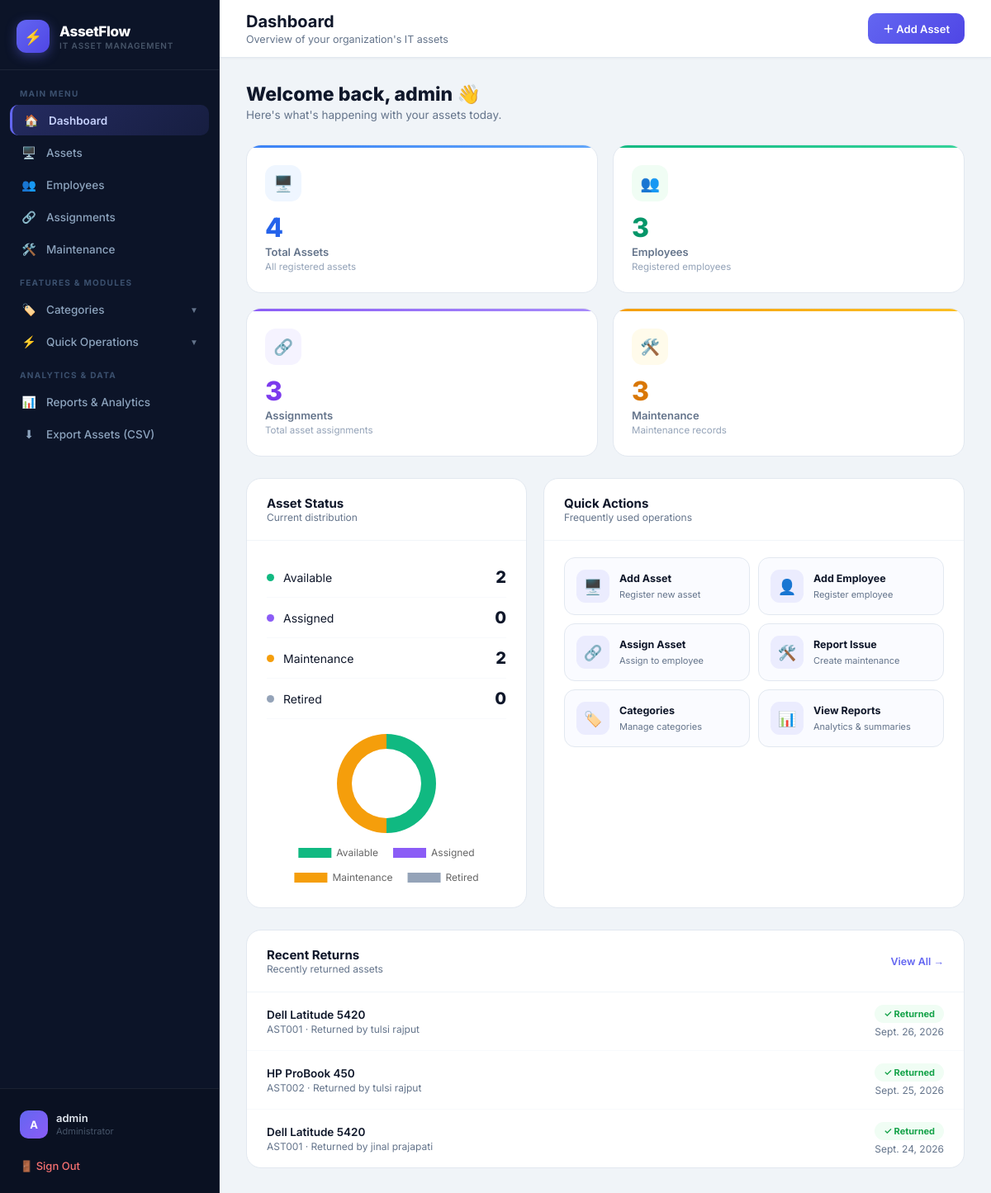
The page /dashboard/ (signed in) on the database its author committed.
### assets/models.py (models this page shows, shortened)
class Assignment(models.Model):
    asset = models.ForeignKey(Asset, on_delete=models.PROTECT)
    employee = models.ForeignKey(Employee, on_delete=models.PROTECT)
    assigned_date = models.DateField()
    returned_date = models.DateField(null=True, blank=True)
    remarks = models.TextField(blank=True)

class Asset(models.Model):
    STATUS_CHOICES = [
        ('Available', 'Available'),
        ('Assigned', 'Assigned'),
        ('Maintenance', 'Maintenance'),
        ('Retired', 'Retired'),
    ]
    asset_name = models.CharField(max_length=150)
    asset_code = models.CharField(max_length=50, unique=True)
    category = models.ForeignKey(Category, on_delete=models.PROTECT)
    brand = models.CharField(max_length=100)
    purchase_date = models.DateField()
    purchase_price = models.DecimalField(max_digits=10, decimal_places=2)
    status = models.CharField(
        max_length=20,
        choices=STATUS_CHOICES,
        default='Available'
    )

class Employee(models.Model):
    name = models.CharField(max_length=100)
    email = models.EmailField(unique=True)
    department = models.CharField(max_length=100)
    phone = models.CharField(max_length=15)
    joining_date = models.DateField()

### assets/views.py (the view)
# urls.py: path('dashboard/', views.dashboard, name='dashboard'),
@login_required(login_url='login')
def dashboard(request):
    total_assets = Asset.objects.count()
    total_employees = Employee.objects.count()
    total_assignments = Assignment.objects.count()
    total_maintenance = Maintenance.objects.count()
    available_assets = Asset.objects.filter(status='Available').count()
    assigned_assets = Asset.objects.filter(status='Assigned').count()
    maintenance_assets = Asset.objects.filter(status='Maintenance').count()
    retired_assets = Asset.objects.filter(status='Retired').count()
    recent_returns = Assignment.objects.filter(
        returned_date__isnull=False
    ).select_related('asset', 'employee').order_by('-returned_date')[:5]
    recent_assignments = Assignment.objects.filter(
        returned_date__isnull=True
    ).select_related('asset', 'employee').order_by('-id')[:5]
    return render(
        request,
        'assets/dashboard.html',
        {
            'total_assets': total_assets,
            'total_employees': total_employees,
            'total_assignments': total_assignments,
            'total_maintenance': total_maintenance,
            'available_assets': available_assets,
            'assigned_assets': assigned_assets,
            'maintenance_assets': maintenance_assets,
            'retired_assets': retired_assets,
            'recent_returns': recent_returns,
            'recent_assignments': recent_assignments,
        }
    )

### assets/templates/assets/dashboard.html (shortened to what this page needs)
{% extends "assets/base.html" %}
{% block nav_dashboard %}active{% endblock %}
{% block page_title %}Dashboard{% endblock %}
{% block page_subtitle %}Overview of your organization's IT assets{% endblock %}
{% block topbar_actions %}
    <a href="{% url 'add_asset' %}" class="btn-primary">＋ Add Asset</a>
{% endblock %}
{% block content %}
<div class="welcome-bar">
    <div>
        <h2>Welcome back, {{ request.user.first_name|default:request.user.username }} 👋</h2>
        <p>Here's what's happening with your assets today.</p>
    </div>
</div>
<div class="stats-grid">
    <div class="stat-card blue">
        <div class="stat-icon">🖥️</div>
        <div class="stat-value">{{ total_assets }}</div>
        <div class="stat-label">Total Assets</div>
        <div class="stat-sub">All registered assets</div>
    </div>
    <div class="stat-card green">
        <div class="stat-icon">👥</div>
        <div class="stat-value">{{ total_employees }}</div>
        <div class="stat-label">Employees</div>
        <div class="stat-sub">Registered employees</div>
    </div>
    <div class="stat-card purple">
        <div class="stat-icon">🔗</div>
        <div class="stat-value">{{ total_assignments }}</div>
        <div class="stat-label">Assignments</div>
        <div class="stat-sub">Total asset assignments</div>
    </div>
    <div class="stat-card amber">
        <div class="stat-icon">🛠️</div>
        <div class="stat-value">{{ total_maintenance }}</div>
        <div class="stat-label">Maintenance</div>
        <div class="stat-sub">Maintenance records</div>
    </div>
</div>
<div class="lower-grid">
    <div class="panel">
        <div class="panel-header">
            <div>
                <div class="panel-title">Asset Status</div>
                <div class="panel-sub">Current distribution</div>
            </div>
        </div>
        <div class="panel-body">
            <div class="status-row">
                <div class="status-name"><span class="status-dot dot-green"></span>Available</div>
                <div class="status-count">{{ available_assets }}</div>
            </div>
            <div class="status-row">
                <div class="status-name"><span class="status-dot dot-purple"></span>Assigned</div>
                <div class="status-count">{{ assigned_assets }}</div>
            </div>
            <div class="status-row">
                <div class="status-name"><span class="status-dot dot-amber"></span>Maintenance</div>
                <div class="status-count">{{ maintenance_assets }}</div>
            </div>
            <div class="status-row">
                <div class="status-name"><span class="status-dot dot-slate"></span>Retired</div>
                <div class="status-count">{{ retired_assets }}</div>
            </div>
            <div class="chart-wrap">
                <canvas id="assetStatusChart"></canvas>
            </div>
        </div>
    </div>
    <div class="panel">
        <div class="panel-header">
            <div>
                <div class="panel-title">Quick Actions</div>
                <div class="panel-sub">Frequently used operations</div>
            </div>
        </div>
        <div class="panel-body">
            <div class="quick-grid">
                <a href="{% url 'add_asset' %}" class="qa-card">
                    <div class="qa-icon">🖥️</div>
                    <div class="qa-text"><strong>Add Asset</strong><span>Register new asset</span></div>
                </a>
                <a href="{% url 'add_employee' %}" class="qa-card">
                    <div class="qa-icon">👤</div>
                    <div class="qa-text"><strong>Add Employee</strong><span>Register employee</span></div>
                </a>
                <a href="{% url 'add_assignment' %}" class="qa-card">
                    <div class="qa-icon">🔗</div>
                    <div class="qa-text"><strong>Assign Asset</strong><span>Assign to employee</span></div>
                </a>
                <a href="{% url 'add_maintenance' %}" class="qa-card">
                    <div class="qa-icon">🛠️</div>
                    <div class="qa-text"><strong>Report Issue</strong><span>Create maintenance</span></div>
                </a>
                <a href="{% url 'categories_list' %}" class="qa-card">
                    <div class="qa-icon">🏷️</div>
                    <div class="qa-text"><strong>Categories</strong><span>Manage categories</span></div>
                </a>
                <a href="{% url 'reports' %}" class="qa-card">
                    <div class="qa-icon">📊</div>
                    <div class="qa-text"><strong>View Reports</strong><span>Analytics &amp; summaries</span></div>
                </a>
            </div>
        </div>
    </div>
</div>
<div class="returns-panel">
    <div class="panel-header">
        <div>
            <div class="panel-title">Recent Returns</div>
            <div class="panel-sub">Recently returned assets</div>
        </div>
        <a href="{% url 'assignments_list' %}" class="panel-link">View All →</a>
    </div>
    {% if recent_returns %}
        {% for a in recent_returns %}
        <div class="return-item">
            <div>
                <div class="return-asset">{{ a.asset.asset_name }}</div>
                <div class="return-meta">{{ a.asset.asset_code }} · Returned by {{ a.employee.name }}</div>
            </div>
            <div style="text-align:right;">
                <div class="return-badge">✓ Returned</div>
                <div class="return-date">{{ a.returned_date }}</div>
            </div>
        </div>
        {% endfor %}
    {% else %}
    <div class="empty-state">
        <span class="e-icon">📦</span>
        No assets have been returned yet.
    </div>
    {% endif %}
</div>
{% endblock %}
{% block extra_js %}
<script>
    const ctx = document.getElementById('assetStatusChart');
    new Chart(ctx, {
        type: 'doughnut',
        data: {
            labels: ['Available','Assigned','Maintenance','Retired'],
            datasets: [{
                data: [
                    Number("{{ available_assets }}"),
                    Number("{{ assigned_assets }}"),
                    Number("{{ maintenance_assets }}"),
                    Number("{{ retired_assets }}")
                ],
                backgroundColor: ['#10b981','#8b5cf6','#f59e0b','#94a3b8'],
                borderWidth: 0, hoverOffset: 8
            }]
        },
        options: {
            responsive: true, maintainAspectRatio: false,
            plugins: { legend: { position: 'bottom', labels: { padding: 18, font: { family: 'Inter', size: 12 } } } },
            cutout: '70%'
        }
    });
</script>
{% endblock %}

### assets/templates/assets/base.html (shortened to what this page needs)
<!DOCTYPE html>
<html lang="en">
<head>
</head>
<body>
<aside class="sidebar" id="sidebar">
    <div class="sidebar-brand">
        <div class="sidebar-icon">⚡</div>
        <div class="sidebar-brand-text">
            <div class="name">AssetFlow</div>
            <div class="sub">IT Asset Management</div>
        </div>
    </div>
    <nav class="sidebar-nav">
        <div class="nav-label">Main Menu</div>
        <a href="{% url 'dashboard' %}" class="nav-a {% block nav_dashboard %}{% endblock %}"><span class="ico">🏠</span> <span>Dashboard</span></a>
        <a href="{% url 'assets_list' %}" class="nav-a {% block nav_assets %}{% endblock %}"><span class="ico">🖥️</span> <span>Assets</span></a>
        <a href="{% url 'employees_list' %}" class="nav-a {% block nav_employees %}{% endblock %}"><span class="ico">👥</span> <span>Employees</span></a>
        <a href="{% url 'assignments_list' %}" class="nav-a {% block nav_assignments %}{% endblock %}"><span class="ico">🔗</span> <span>Assignments</span></a>
        <a href="{% url 'maintenance_list' %}" class="nav-a {% block nav_maintenance %}{% endblock %}"><span class="ico">🛠️</span> <span>Maintenance</span></a>
        <div class="nav-label">Features &amp; Modules</div>
        <div class="nav-a nav-toggle-btn {% block nav_categories_open %}{% endblock %}" onclick="toggleSubNav('cat-subnav', this)">
            <div style="display:flex;align-items:center;gap:11px;">
                <span class="ico">🏷️</span> <span>Categories</span>
            </div>
            <span class="nav-toggle-arrow">▼</span>
        </div>
        <div class="nav-a nav-toggle-btn {% block nav_quick_open %}{% endblock %}" onclick="toggleSubNav('actions-subnav', this)">
            <div style="display:flex;align-items:center;gap:11px;">
                <span class="ico">⚡</span> <span>Quick Operations</span>
            </div>
            <span class="nav-toggle-arrow">▼</span>
        </div>
        <div class="nav-label">Analytics &amp; Data</div>
        <a href="{% url 'reports' %}" class="nav-a {% block nav_reports %}{% endblock %}"><span class="ico">📊</span> <span>Reports &amp; Analytics</span></a>
        <a href="{% url 'export_assets_csv' %}" class="nav-a {% block nav_export %}{% endblock %}"><span class="ico">⬇</span> <span>Export Assets (CSV)</span></a>
    </nav>
    <div class="sidebar-bottom">
        <div class="user-card">
            <div class="user-av">{{ request.user.username|slice:":1"|upper }}</div>
            <div>
                <div class="user-name">{{ request.user.username }}</div>
                <div class="user-role">Administrator</div>
            </div>
        </div>
        <a href="{% url 'logout' %}" class="logout-a">🚪 Sign Out</a>
    </div>
</aside>
<main class="main">
    <header class="topbar">
        <div style="display:flex;align-items:center;gap:14px;">
            <div class="tb-left">
                <h1>{% block page_title %}AssetFlow{% endblock %}</h1>
                <p>{% block page_subtitle %}{% endblock %}</p>
            </div>
        </div>
        <div class="tb-right">{% block topbar_actions %}{% endblock %}</div>
    </header>
    <div class="content">
        {% block content %}{% endblock %}
    </div>
</main>
{% block extra_js %}{% endblock %}
</body>
</html>

### rows shown on the page
Assignment: asset.asset_name "Dell Latitude 5420", asset.asset_code "AST001", employee.name "tulsi rajput", returned_date "Sept. 26, 2026"
Assignment: asset.asset_name "HP ProBook 450", asset.asset_code "AST002", employee.name "tulsi rajput", returned_date "Sept. 25, 2026"
Assignment: asset.asset_name "Dell Latitude 5420", asset.asset_code "AST001", employee.name "jinal prajapati", returned_date "Sept. 24, 2026"

### other values the page prints
{{ request.user.username|slice:":1"|upper }} "A"
{{ request.user.username }} "admin"
{{ request.user.first_name|default:request.user.username }} "admin"
{{ total_assets }} "4"
{{ total_employees }} "3"
{{ total_assignments }} "3"
{{ total_maintenance }} "3"
{{ available_assets }} "2"
{{ assigned_assets }} "0"
{{ maintenance_assets }} "2"
{{ retired_assets }} "0"
chart data {{ available_assets }} 2
chart data {{ assigned_assets }} 0
chart data {{ maintenance_assets }} 2
chart data {{ retired_assets }} 0
